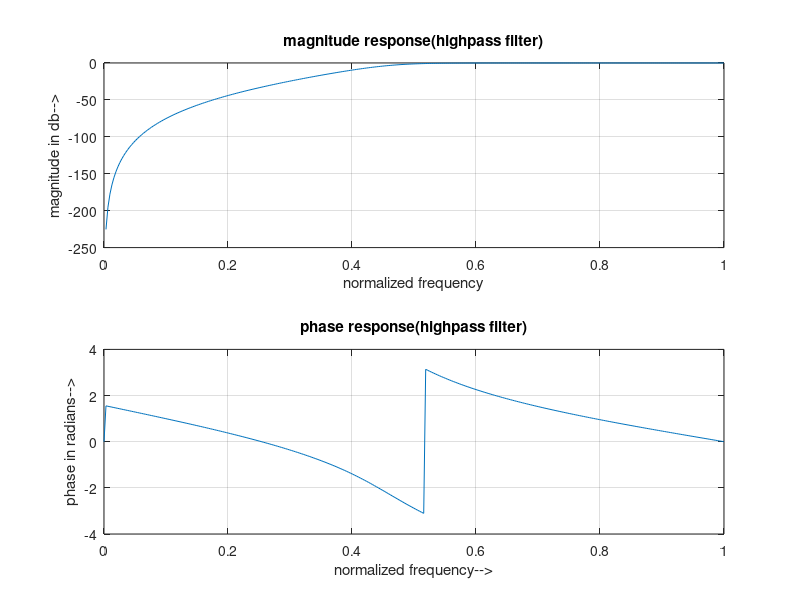

This chart was generated by the following MATLAB code:
clc;
clear all;
close all;
ap=0.5;
as=50;
fp=1000;
fs=2000;
f=5000;
wp=2*fp/f;
ws=2*fs/f;
wn=[wp,ws];
%TO FIND THE CUT OFF FREQ&ORDER OF FILTER
[n,wn]=buttord(wp,ws,ap,as);
[b,a]=butter(n,wn,'high');
w=0:0.01:pi;
h=freqz(b,a,w);
p=angle(h);
mag=20*log10(abs(h));
subplot(2,1,1);
plot(w/pi,mag);
grid;
xlabel('normalized frequency');
ylabel('magnitude in db-->');
title('magnitude response(highpass filter)');
subplot(2,1,2);
plot(w/pi,p);
grid;
xlabel('normalized frequency-->');
ylabel('phase in radians-->');
title('phase response(highpass filter)');
